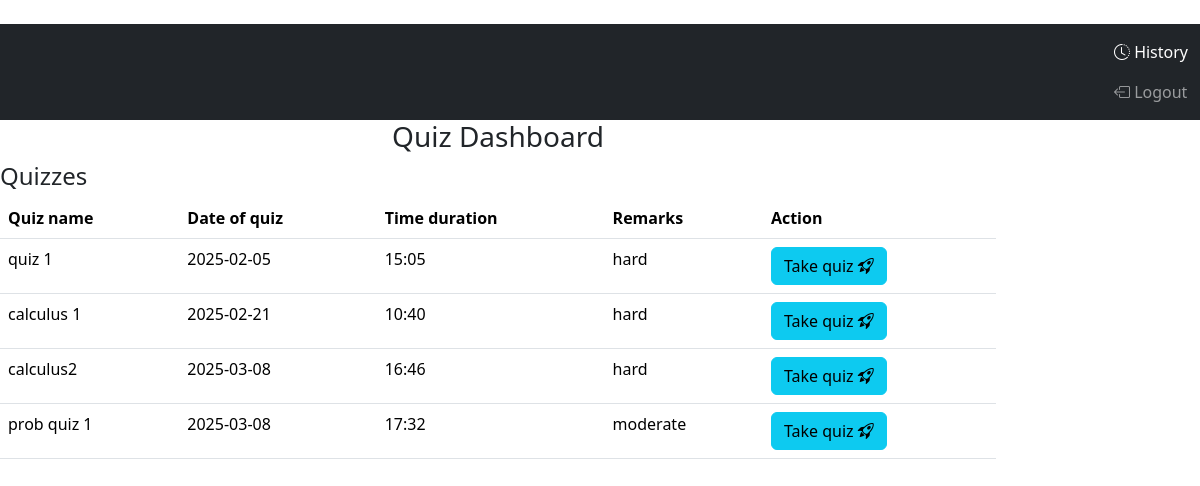
Page /dashboard (signed in) on the committed database.
### main.py (models this page shows)
class Quiz(db.Model):
    __tablename__= 'quiz'
    id=db.Column(db.Integer, primary_key=True)
    name = db.Column(db.String(255), nullable=False)
    date_of_quiz= db.Column(db.String(255), nullable=False)
    time_duration= db.Column(db.Integer, nullable=False)
    remarks= db.Column(db.String(255), nullable=False)
    chapter_id= db.Column(db.String(255), db.ForeignKey("chapter.id"), nullable=False)
    chap_name= db.relationship('Chapter',back_populates='quiz_list')
    question_list= db.relationship('Question',back_populates='quiz_name',cascade='all, delete-orphan')
    score_list= db.relationship('Score',back_populates='quiz_name',cascade='all, delete-orphan')

### main.py (the view)
@app.route('/dashboard', methods=['POST', 'GET'])
def dashboard():
    if 'user_id' in session:
        quizzes=Quiz.query.all()
        user=User.query.filter_by(id=session['user_id']).first()
        return render_template('user_dashboard.html',quizzes=quizzes,user=user)
    return redirect('/login')

### templates/user_dashboard.html (shortened to what this page needs)
{% extends "index.html" %}
{% block content %}
<nav class="navbar navbar-dark bg-dark">
    <div class="container-fluid">
        <ul class="navbar-nav ml-auto ">
            <li class="nav-item">
                <a class="nav-link active" href="/dashboard/history"><i class="bi bi-clock-history"></i> History</a>
            </li>
            <li class="nav-item">
                <a class="nav-link" href="/logout"><i class="bi bi-box-arrow-left"></i> Logout</a>
            </li>
        </ul>
    </div>
</nav>
<div class="'container">
    <div class="row">
        <div class="col-md-10">
            <h3 class="text-center">Quiz Dashboard</h3>
            <h4>Quizzes</h4>
            <table class="table">
                <thead>
                    <tr>
                        <th>Quiz name</th>
                        <th>Date of quiz</th>
                        <th>Time duration</th>
                        <th>Remarks</th>
                        <th>Action</th>
                    </tr>
                </thead>
                <tbody>
                    {% for quiz in quizzes %}
                    <tr>
                        <td>{{ quiz.name }}</td>
                        <td>{{ quiz.date_of_quiz }}</td>
                        <td>{{ quiz.time_duration }}</td>
                        <td>{{ quiz.remarks }}</td>
                        <td>
                            <a href="start_quiz/{{ quiz.id }}" class="btn btn-info">Take quiz <i class="bi bi-rocket-takeoff"></i></a>
                        </td>
                    </tr>
                    {% endfor %}
                </tbody>
            </table>
        </div>
    </div>
</div>
{% endblock %}

### templates/index.html (shortened to what this page needs)
<!DOCTYPE html>
<html lang="en">
<head>
    <link rel="stylesheet" href="https://cdnjs.cloudflare.com/ajax/libs/font-awesome/6.7.2/css/fontawesome.min.css">
    <link href="https://cdn.jsdelivr.net/npm/bootstrap@5.3.3/dist/css/bootstrap.min.css" rel="stylesheet"
>
    <link rel="stylesheet" href="https://cdn.jsdelivr.net/npm/bootstrap-icons@1.11.3/font/bootstrap-icons.min.css">
    <link rel="stylesheet" href="static/style.css">
</head>
<body>
    <div >
        {% block content %}
        {% endblock %}
    </div>
</body>
</html>

### rows in the picture
Quiz: name "quiz 1", date_of_quiz "2025-02-05", time_duration "15:05", remarks "hard"
Quiz: name "calculus 1", date_of_quiz "2025-02-21", time_duration "10:40", remarks "hard"
Quiz: name "calculus2", date_of_quiz "2025-03-08", time_duration "16:46", remarks "hard"
Quiz: name "prob quiz 1", date_of_quiz "2025-03-08", time_duration "17:32", remarks "moderate"
